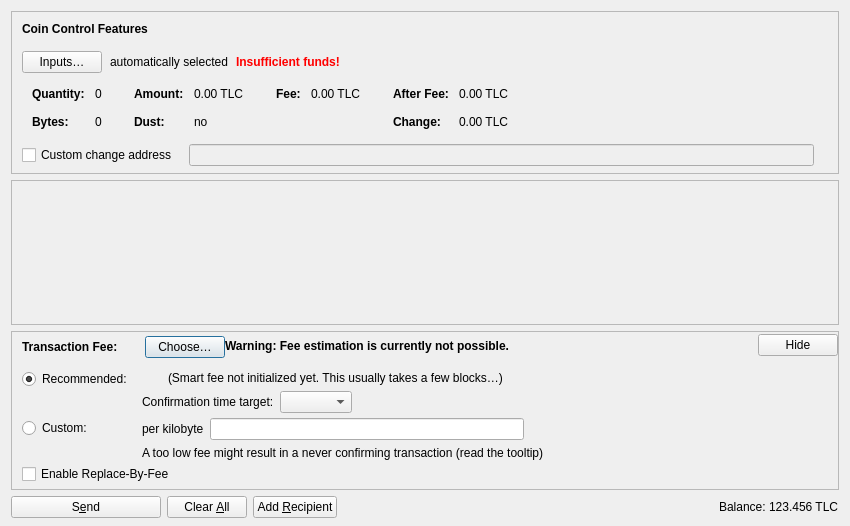
<?xml version="1.0" encoding="UTF-8"?>
<ui version="4.0">
 <class>SendCoinsDialog</class>
 <widget class="QDialog" name="SendCoinsDialog">
  <property name="geometry">
   <rect>
    <x>0</x>
    <y>0</y>
    <width>850</width>
    <height>526</height>
   </rect>
  </property>
  <property name="windowTitle">
   <string>Send Coins</string>
  </property>
  <layout class="QVBoxLayout" name="verticalLayout" stretch="0,1,0,0">
   <property name="bottomMargin">
    <number>8</number>
   </property>
   <item>
    <widget class="QFrame" name="frameCoinControl">
     <property name="sizePolicy">
      <sizepolicy hsizetype="Expanding" vsizetype="Expanding">
       <horstretch>0</horstretch>
       <verstretch>0</verstretch>
      </sizepolicy>
     </property>
     <property name="maximumSize">
      <size>
       <width>16777215</width>
       <height>16777215</height>
      </size>
     </property>
     <property name="frameShape">
      <enum>QFrame::StyledPanel</enum>
     </property>
     <property name="frameShadow">
      <enum>QFrame::Sunken</enum>
     </property>
     <layout class="QVBoxLayout" name="verticalLayoutCoinControl2">
      <property name="spacing">
       <number>0</number>
      </property>
      <property name="leftMargin">
       <number>0</number>
      </property>
      <property name="topMargin">
       <number>0</number>
      </property>
      <property name="rightMargin">
       <number>0</number>
      </property>
      <property name="bottomMargin">
       <number>6</number>
      </property>
      <item>
       <layout class="QVBoxLayout" name="verticalLayoutCoinControl" stretch="0,0,0,0,1">
        <property name="spacing">
         <number>0</number>
        </property>
        <property name="leftMargin">
         <number>10</number>
        </property>
        <property name="topMargin">
         <number>10</number>
        </property>
        <item>
         <layout class="QHBoxLayout" name="horizontalLayoutCoinControl1">
          <property name="bottomMargin">
           <number>15</number>
          </property>
          <item>
           <widget class="QLabel" name="labelCoinControlFeatures">
            <property name="sizePolicy">
             <sizepolicy hsizetype="Preferred" vsizetype="Maximum">
              <horstretch>0</horstretch>
              <verstretch>0</verstretch>
             </sizepolicy>
            </property>
            <property name="font">
             <font>
              <weight>75</weight>
              <bold>true</bold>
             </font>
            </property>
            <property name="styleSheet">
             <string notr="true">font-weight:bold;</string>
            </property>
            <property name="text">
             <string>Coin Control Features</string>
            </property>
           </widget>
          </item>
         </layout>
        </item>
        <item>
         <layout class="QHBoxLayout" name="horizontalLayoutCoinControl2" stretch="0,0,0,0">
          <property name="spacing">
           <number>8</number>
          </property>
          <property name="bottomMargin">
           <number>10</number>
          </property>
          <item>
           <widget class="QPushButton" name="pushButtonCoinControl">
            <property name="styleSheet">
             <string notr="true"/>
            </property>
            <property name="text">
             <string>Inputs…</string>
            </property>
            <property name="autoDefault">
             <bool>false</bool>
            </property>
           </widget>
          </item>
          <item>
           <widget class="QLabel" name="labelCoinControlAutomaticallySelected">
            <property name="text">
             <string>automatically selected</string>
            </property>
            <property name="margin">
             <number>5</number>
            </property>
           </widget>
          </item>
          <item>
           <widget class="QLabel" name="labelCoinControlInsuffFunds">
            <property name="font">
             <font>
              <weight>75</weight>
              <bold>true</bold>
             </font>
            </property>
            <property name="styleSheet">
             <string notr="true">color:red;font-weight:bold;</string>
            </property>
            <property name="text">
             <string>Insufficient funds!</string>
            </property>
            <property name="margin">
             <number>5</number>
            </property>
           </widget>
          </item>
          <item>
           <spacer name="horizontalSpacerCoinControl">
            <property name="orientation">
             <enum>Qt::Horizontal</enum>
            </property>
            <property name="sizeHint" stdset="0">
             <size>
              <width>40</width>
              <height>1</height>
             </size>
            </property>
           </spacer>
          </item>
         </layout>
        </item>
        <item>
         <widget class="QWidget" name="widgetCoinControl" native="true">
          <property name="sizePolicy">
           <sizepolicy hsizetype="Preferred" vsizetype="Preferred">
            <horstretch>0</horstretch>
            <verstretch>0</verstretch>
           </sizepolicy>
          </property>
          <property name="minimumSize">
           <size>
            <width>0</width>
            <height>0</height>
           </size>
          </property>
          <property name="styleSheet">
           <string notr="true"/>
          </property>
          <layout class="QHBoxLayout" name="horizontalLayoutCoinControl5">
           <property name="leftMargin">
            <number>0</number>
           </property>
           <property name="topMargin">
            <number>0</number>
           </property>
           <property name="rightMargin">
            <number>0</number>
           </property>
           <property name="bottomMargin">
            <number>0</number>
           </property>
           <item>
            <layout class="QHBoxLayout" name="horizontalLayoutCoinControl3" stretch="0,0,0,1">
             <property name="spacing">
              <number>20</number>
             </property>
             <property name="topMargin">
              <number>0</number>
             </property>
             <property name="bottomMargin">
              <number>10</number>
             </property>
             <item>
              <layout class="QFormLayout" name="formLayoutCoinControl1">
               <property name="horizontalSpacing">
                <number>10</number>
               </property>
               <property name="verticalSpacing">
                <number>14</number>
               </property>
               <property name="leftMargin">
                <number>10</number>
               </property>
               <property name="topMargin">
                <number>4</number>
               </property>
               <property name="rightMargin">
                <number>6</number>
               </property>
               <item row="0" column="0">
                <widget class="QLabel" name="labelCoinControlQuantityText">
                 <property name="font">
                  <font>
                   <weight>75</weight>
                   <bold>true</bold>
                  </font>
                 </property>
                 <property name="text">
                  <string>Quantity:</string>
                 </property>
                 <property name="margin">
                  <number>0</number>
                 </property>
                </widget>
               </item>
               <item row="0" column="1">
                <widget class="QLabel" name="labelCoinControlQuantity">
                 <property name="cursor">
                  <cursorShape>IBeamCursor</cursorShape>
                 </property>
                 <property name="contextMenuPolicy">
                  <enum>Qt::ActionsContextMenu</enum>
                 </property>
                 <property name="text">
                  <string notr="true">0</string>
                 </property>
                 <property name="margin">
                  <number>0</number>
                 </property>
                 <property name="textInteractionFlags">
                  <set>Qt::LinksAccessibleByMouse|Qt::TextSelectableByKeyboard|Qt::TextSelectableByMouse</set>
                 </property>
                </widget>
               </item>
               <item row="1" column="0">
                <widget class="QLabel" name="labelCoinControlBytesText">
                 <property name="font">
                  <font>
                   <weight>75</weight>
                   <bold>true</bold>
                  </font>
                 </property>
                 <property name="text">
                  <string>Bytes:</string>
                 </property>
                </widget>
               </item>
               <item row="1" column="1">
                <widget class="QLabel" name="labelCoinControlBytes">
                 <property name="cursor">
                  <cursorShape>IBeamCursor</cursorShape>
                 </property>
                 <property name="contextMenuPolicy">
                  <enum>Qt::ActionsContextMenu</enum>
                 </property>
                 <property name="text">
                  <string notr="true">0</string>
                 </property>
                 <property name="textInteractionFlags">
                  <set>Qt::LinksAccessibleByMouse|Qt::TextSelectableByKeyboard|Qt::TextSelectableByMouse</set>
                 </property>
                </widget>
               </item>
              </layout>
             </item>
             <item>
              <layout class="QFormLayout" name="formLayoutCoinControl2">
               <property name="horizontalSpacing">
                <number>10</number>
               </property>
               <property name="verticalSpacing">
                <number>14</number>
               </property>
               <property name="leftMargin">
                <number>6</number>
               </property>
               <property name="topMargin">
                <number>4</number>
               </property>
               <property name="rightMargin">
                <number>6</number>
               </property>
               <item row="0" column="0">
                <widget class="QLabel" name="labelCoinControlAmountText">
                 <property name="font">
                  <font>
                   <weight>75</weight>
                   <bold>true</bold>
                  </font>
                 </property>
                 <property name="text">
                  <string>Amount:</string>
                 </property>
                 <property name="margin">
                  <number>0</number>
                 </property>
                </widget>
               </item>
               <item row="0" column="1">
                <widget class="QLabel" name="labelCoinControlAmount">
                 <property name="cursor">
                  <cursorShape>IBeamCursor</cursorShape>
                 </property>
                 <property name="contextMenuPolicy">
                  <enum>Qt::ActionsContextMenu</enum>
                 </property>
                 <property name="text">
                  <string notr="true">0.00 TLC</string>
                 </property>
                 <property name="textInteractionFlags">
                  <set>Qt::LinksAccessibleByMouse|Qt::TextSelectableByKeyboard|Qt::TextSelectableByMouse</set>
                 </property>
                </widget>
               </item>
               <item row="1" column="0">
                <widget class="QLabel" name="labelCoinControlLowOutputText">
                 <property name="font">
                  <font>
                   <weight>75</weight>
                   <bold>true</bold>
                  </font>
                 </property>
                 <property name="text">
                  <string>Dust:</string>
                 </property>
                </widget>
               </item>
               <item row="1" column="1">
                <widget class="QLabel" name="labelCoinControlLowOutput">
                 <property name="cursor">
                  <cursorShape>IBeamCursor</cursorShape>
                 </property>
                 <property name="contextMenuPolicy">
                  <enum>Qt::ActionsContextMenu</enum>
                 </property>
                 <property name="text">
                  <string notr="true">no</string>
                 </property>
                 <property name="textInteractionFlags">
                  <set>Qt::LinksAccessibleByMouse|Qt::TextSelectableByKeyboard|Qt::TextSelectableByMouse</set>
                 </property>
                </widget>
               </item>
              </layout>
             </item>
             <item>
              <layout class="QFormLayout" name="formLayoutCoinControl3">
               <property name="horizontalSpacing">
                <number>10</number>
               </property>
               <property name="verticalSpacing">
                <number>14</number>
               </property>
               <property name="leftMargin">
                <number>6</number>
               </property>
               <property name="topMargin">
                <number>4</number>
               </property>
               <property name="rightMargin">
                <number>6</number>
               </property>
               <item row="0" column="0">
                <widget class="QLabel" name="labelCoinControlFeeText">
                 <property name="font">
                  <font>
                   <weight>75</weight>
                   <bold>true</bold>
                  </font>
                 </property>
                 <property name="text">
                  <string>Fee:</string>
                 </property>
                 <property name="margin">
                  <number>0</number>
                 </property>
                </widget>
               </item>
               <item row="0" column="1">
                <widget class="QLabel" name="labelCoinControlFee">
                 <property name="cursor">
                  <cursorShape>IBeamCursor</cursorShape>
                 </property>
                 <property name="contextMenuPolicy">
                  <enum>Qt::ActionsContextMenu</enum>
                 </property>
                 <property name="text">
                  <string notr="true">0.00 TLC</string>
                 </property>
                 <property name="textInteractionFlags">
                  <set>Qt::LinksAccessibleByMouse|Qt::TextSelectableByKeyboard|Qt::TextSelectableByMouse</set>
                 </property>
                </widget>
               </item>
              </layout>
             </item>
             <item>
              <layout class="QFormLayout" name="formLayoutCoinControl4">
               <property name="horizontalSpacing">
                <number>10</number>
               </property>
               <property name="verticalSpacing">
                <number>14</number>
               </property>
               <property name="leftMargin">
                <number>6</number>
               </property>
               <property name="topMargin">
                <number>4</number>
               </property>
               <property name="rightMargin">
                <number>6</number>
               </property>
               <item row="0" column="0">
                <widget class="QLabel" name="labelCoinControlAfterFeeText">
                 <property name="font">
                  <font>
                   <weight>75</weight>
                   <bold>true</bold>
                  </font>
                 </property>
                 <property name="text">
                  <string>After Fee:</string>
                 </property>
                 <property name="margin">
                  <number>0</number>
                 </property>
                </widget>
               </item>
               <item row="0" column="1">
                <widget class="QLabel" name="labelCoinControlAfterFee">
                 <property name="cursor">
                  <cursorShape>IBeamCursor</cursorShape>
                 </property>
                 <property name="contextMenuPolicy">
                  <enum>Qt::ActionsContextMenu</enum>
                 </property>
                 <property name="text">
                  <string notr="true">0.00 TLC</string>
                 </property>
                 <property name="textInteractionFlags">
                  <set>Qt::LinksAccessibleByMouse|Qt::TextSelectableByKeyboard|Qt::TextSelectableByMouse</set>
                 </property>
                </widget>
               </item>
               <item row="1" column="0">
                <widget class="QLabel" name="labelCoinControlChangeText">
                 <property name="font">
                  <font>
                   <weight>75</weight>
                   <bold>true</bold>
                  </font>
                 </property>
                 <property name="text">
                  <string>Change:</string>
                 </property>
                </widget>
               </item>
               <item row="1" column="1">
                <widget class="QLabel" name="labelCoinControlChange">
                 <property name="cursor">
                  <cursorShape>IBeamCursor</cursorShape>
                 </property>
                 <property name="contextMenuPolicy">
                  <enum>Qt::ActionsContextMenu</enum>
                 </property>
                 <property name="text">
                  <string notr="true">0.00 TLC</string>
                 </property>
                 <property name="textInteractionFlags">
                  <set>Qt::LinksAccessibleByMouse|Qt::TextSelectableByKeyboard|Qt::TextSelectableByMouse</set>
                 </property>
                </widget>
               </item>
              </layout>
             </item>
            </layout>
           </item>
          </layout>
         </widget>
        </item>
        <item>
         <layout class="QHBoxLayout" name="horizontalLayoutCoinControl4" stretch="0,0,0">
          <property name="spacing">
           <number>12</number>
          </property>
          <property name="sizeConstraint">
           <enum>QLayout::SetDefaultConstraint</enum>
          </property>
          <property name="topMargin">
           <number>5</number>
          </property>
          <property name="rightMargin">
           <number>5</number>
          </property>
          <item>
           <widget class="QCheckBox" name="checkBoxCoinControlChange">
            <property name="toolTip">
             <string>If this is activated, but the change address is empty or invalid, change will be sent to a newly generated address.</string>
            </property>
            <property name="text">
             <string>Custom change address</string>
            </property>
           </widget>
          </item>
          <item>
           <widget class="QValidatedLineEdit" name="lineEditCoinControlChange">
            <property name="enabled">
             <bool>false</bool>
            </property>
            <property name="sizePolicy">
             <sizepolicy hsizetype="Expanding" vsizetype="Fixed">
              <horstretch>0</horstretch>
              <verstretch>0</verstretch>
             </sizepolicy>
            </property>
           </widget>
          </item>
          <item>
           <widget class="QLabel" name="labelCoinControlChangeLabel">
            <property name="sizePolicy">
             <sizepolicy hsizetype="Preferred" vsizetype="Expanding">
              <horstretch>0</horstretch>
              <verstretch>0</verstretch>
             </sizepolicy>
            </property>
            <property name="minimumSize">
             <size>
              <width>0</width>
              <height>0</height>
             </size>
            </property>
            <property name="text">
             <string/>
            </property>
            <property name="margin">
             <number>3</number>
            </property>
           </widget>
          </item>
         </layout>
        </item>
        <item>
         <spacer name="verticalSpacerCoinControl">
          <property name="orientation">
           <enum>Qt::Vertical</enum>
          </property>
          <property name="sizeHint" stdset="0">
           <size>
            <width>800</width>
            <height>1</height>
           </size>
          </property>
         </spacer>
        </item>
       </layout>
      </item>
     </layout>
    </widget>
   </item>
   <item>
    <widget class="QScrollArea" name="scrollArea">
     <property name="widgetResizable">
      <bool>true</bool>
     </property>
     <widget class="QWidget" name="scrollAreaWidgetContents">
      <property name="geometry">
       <rect>
        <x>0</x>
        <y>0</y>
        <width>830</width>
        <height>104</height>
       </rect>
      </property>
      <layout class="QVBoxLayout" name="verticalLayout_2" stretch="0,1">
       <property name="leftMargin">
        <number>0</number>
       </property>
       <property name="topMargin">
        <number>0</number>
       </property>
       <property name="rightMargin">
        <number>0</number>
       </property>
       <property name="bottomMargin">
        <number>0</number>
       </property>
       <item>
        <layout class="QVBoxLayout" name="entries">
         <property name="spacing">
          <number>6</number>
         </property>
        </layout>
       </item>
       <item>
        <spacer name="verticalSpacer">
         <property name="orientation">
          <enum>Qt::Vertical</enum>
         </property>
         <property name="sizeHint" stdset="0">
          <size>
           <width>20</width>
           <height>40</height>
          </size>
         </property>
        </spacer>
       </item>
      </layout>
     </widget>
    </widget>
   </item>
   <item>
    <widget class="QFrame" name="frameFee">
     <property name="sizePolicy">
      <sizepolicy hsizetype="Expanding" vsizetype="Expanding">
       <horstretch>0</horstretch>
       <verstretch>0</verstretch>
      </sizepolicy>
     </property>
     <property name="maximumSize">
      <size>
       <width>16777215</width>
       <height>16777215</height>
      </size>
     </property>
     <property name="frameShape">
      <enum>QFrame::StyledPanel</enum>
     </property>
     <property name="frameShadow">
      <enum>QFrame::Sunken</enum>
     </property>
     <layout class="QVBoxLayout" name="verticalLayoutFee1">
      <property name="spacing">
       <number>0</number>
      </property>
      <property name="leftMargin">
       <number>0</number>
      </property>
      <property name="topMargin">
       <number>0</number>
      </property>
      <property name="rightMargin">
       <number>0</number>
      </property>
      <property name="bottomMargin">
       <number>0</number>
      </property>
      <item>
       <layout class="QVBoxLayout" name="verticalLayoutFee2" stretch="0,0,0">
        <property name="spacing">
         <number>0</number>
        </property>
        <property name="leftMargin">
         <number>10</number>
        </property>
        <property name="topMargin">
         <number>0</number>
        </property>
        <item>
         <layout class="QHBoxLayout" name="horizontalLayoutFee1">
          <property name="bottomMargin">
           <number>0</number>
          </property>
          <item>
           <layout class="QVBoxLayout" name="verticalLayoutFee7">
            <property name="spacing">
             <number>0</number>
            </property>
            <item>
             <spacer name="verticalSpacerSmartFee">
              <property name="orientation">
               <enum>Qt::Vertical</enum>
              </property>
              <property name="sizeType">
               <enum>QSizePolicy::Fixed</enum>
              </property>
              <property name="sizeHint" stdset="0">
               <size>
                <width>1</width>
                <height>4</height>
               </size>
              </property>
             </spacer>
            </item>
            <item>
             <layout class="QHBoxLayout" name="horizontalLayoutSmartFee">
              <property name="spacing">
               <number>10</number>
              </property>
              <item>
               <widget class="QLabel" name="labelFeeHeadline">
                <property name="sizePolicy">
                 <sizepolicy hsizetype="Preferred" vsizetype="Maximum">
                  <horstretch>0</horstretch>
                  <verstretch>0</verstretch>
                 </sizepolicy>
                </property>
                <property name="font">
                 <font>
                  <weight>75</weight>
                  <bold>true</bold>
                 </font>
                </property>
                <property name="styleSheet">
                 <string notr="true">font-weight:bold;</string>
                </property>
                <property name="text">
                 <string>Transaction Fee:</string>
                </property>
               </widget>
              </item>
              <item>
               <widget class="QLabel" name="labelFeeMinimized">
                <property name="text">
                 <string/>
                </property>
               </widget>
              </item>
              <item>
               <widget class="QPushButton" name="buttonChooseFee">
                <property name="text">
                 <string>Choose…</string>
                </property>
               </widget>
              </item>
             </layout>
            </item>
            <item>
             <spacer name="verticalSpacer_5">
              <property name="orientation">
               <enum>Qt::Vertical</enum>
              </property>
              <property name="sizeHint" stdset="0">
               <size>
                <width>1</width>
                <height>1</height>
               </size>
              </property>
             </spacer>
            </item>
           </layout>
          </item>
          <item>
           <widget class="QLabel" name="fallbackFeeWarningLabel">
            <property name="toolTip">
             <string>Using the fallbackfee can result in sending a transaction that will take several hours or days (or never) to confirm. Consider choosing your fee manually or wait until you have validated the complete chain.</string>
            </property>
            <property name="font">
            <font>
                <weight>75</weight>
                <bold>true</bold>
            </font>
            </property>
            <property name="text">
             <string>Warning: Fee estimation is currently not possible.</string>
            </property>
            <property name="wordWrap">
             <bool>false</bool>
            </property>
           </widget>
          </item>
          <item>
           <spacer name="horizontalSpacer_4">
            <property name="orientation">
             <enum>Qt::Horizontal</enum>
            </property>
            <property name="sizeType">
             <enum>QSizePolicy::MinimumExpanding</enum>
            </property>
            <property name="sizeHint" stdset="0">
             <size>
              <width>40</width>
              <height>20</height>
             </size>
            </property>
           </spacer>
          </item>
          <item>
           <widget class="QPushButton" name="buttonMinimizeFee">
            <property name="toolTip">
             <string>Hide transaction fee settings</string>
            </property>
            <property name="text">
             <string>Hide</string>
            </property>
           </widget>
          </item>
         </layout>
        </item>
        <item>
         <widget class="QFrame" name="frameFeeSelection">
          <layout class="QVBoxLayout" name="verticalLayoutFee12">
           <property name="spacing">
            <number>0</number>
           </property>
           <property name="leftMargin">
            <number>0</number>
           </property>
           <property name="topMargin">
            <number>0</number>
           </property>
           <property name="rightMargin">
            <number>0</number>
           </property>
           <property name="bottomMargin">
            <number>0</number>
           </property>
           <item>
            <layout class="QGridLayout" name="gridLayoutFee">
             <property name="topMargin">
              <number>10</number>
             </property>
             <property name="bottomMargin">
              <number>4</number>
             </property>
             <property name="horizontalSpacing">
              <number>10</number>
             </property>
             <property name="verticalSpacing">
              <number>4</number>
             </property>
             <item row="1" column="1">
              <layout class="QVBoxLayout" name="verticalLayoutFee8">
               <property name="spacing">
                <number>6</number>
               </property>
               <item>
                <layout class="QHBoxLayout" name="horizontalLayoutFee13">
                 <item>
                  <widget class="QLabel" name="labelCustomPerKilobyte">
                   <property name="toolTip">
                    <string>Specify a custom fee per kB (1,000 bytes) of the transaction's virtual size.

Note:  Since the fee is calculated on a per-byte basis, a fee rate of "100 satoshis per kvB" for a transaction size of 500 virtual bytes (half of 1 kvB) would ultimately yield a fee of only 50 satoshis.</string>
                   </property>
                   <property name="text">
                    <string>per kilobyte</string>
                   </property>
                  </widget>
                 </item>
                 <item>
                  <widget class="TechcoinAmountField" name="customFee"/>
                 </item>
                 <item>
                  <spacer name="horizontalSpacer_6">
                   <property name="orientation">
                    <enum>Qt::Horizontal</enum>
                   </property>
                   <property name="sizeHint" stdset="0">
                    <size>
                     <width>1</width>
                     <height>1</height>
                    </size>
                   </property>
                  </spacer>
                 </item>
                </layout>
               </item>
               <item>
                <layout class="QHBoxLayout" name="horizontalLayoutFee8">
                 <item>
                  <widget class="QLabel" name="labelCustomFeeWarning">
                   <property name="enabled">
                    <bool>true</bool>
                   </property>
                   <property name="toolTip">
                    <string>When there is less transaction volume than space in the blocks, miners as well as relaying nodes may enforce a minimum fee. Paying only this minimum fee is just fine, but be aware that this can result in a never confirming transaction once there is more demand for techcoin transactions than the network can process.</string>
                   </property>
                   <property name="text">
                    <string>A too low fee might result in a never confirming transaction (read the tooltip)</string>
                   </property>
                  </widget>
                 </item>
                 <item>
                  <spacer name="horizontalSpacer_2">
                   <property name="orientation">
                    <enum>Qt::Horizontal</enum>
                   </property>
                   <property name="sizeHint" stdset="0">
                    <size>
                     <width>1</width>
                     <height>1</height>
                    </size>
                   </property>
                  </spacer>
                 </item>
                </layout>
               </item>
              </layout>
             </item>
             <item row="0" column="0">
              <layout class="QVBoxLayout" name="verticalLayoutFee4" stretch="0,1">
               <item>
                <widget class="QRadioButton" name="radioSmartFee">
                 <property name="text">
                  <string>Recommended:</string>
                 </property>
                 <property name="checked">
                  <bool>true</bool>
                 </property>
                 <attribute name="buttonGroup">
                  <string notr="true">groupFee</string>
                 </attribute>
                </widget>
               </item>
               <item>
                <spacer name="verticalSpacer_2">
                 <property name="orientation">
                  <enum>Qt::Vertical</enum>
                 </property>
                 <property name="sizeHint" stdset="0">
                  <size>
                   <width>1</width>
                   <height>1</height>
                  </size>
                 </property>
                </spacer>
               </item>
              </layout>
             </item>
             <item row="1" column="0">
              <layout class="QVBoxLayout" name="verticalLayoutFee9" stretch="0,1">
               <item>
                <widget class="QRadioButton" name="radioCustomFee">
                 <property name="text">
                  <string>Custom:</string>
                 </property>
                 <attribute name="buttonGroup">
                  <string notr="true">groupFee</string>
                 </attribute>
                </widget>
               </item>
               <item>
                <spacer name="verticalSpacer_6">
                 <property name="orientation">
                  <enum>Qt::Vertical</enum>
                 </property>
                 <property name="sizeHint" stdset="0">
                  <size>
                   <width>1</width>
                   <height>1</height>
                  </size>
                 </property>
                </spacer>
               </item>
              </layout>
             </item>
             <item row="0" column="1">
              <layout class="QVBoxLayout" name="verticalLayoutFee3" stretch="0,0,1">
               <property name="spacing">
                <number>6</number>
               </property>
               <property name="topMargin">
                <number>2</number>
               </property>
               <item>
                <layout class="QHBoxLayout" name="horizontalLayoutFee12">
                 <item>
                  <widget class="QLabel" name="labelSmartFee">
                   <property name="text">
                    <string/>
                   </property>
                  </widget>
                 </item>
                 <item>
                  <widget class="QLabel" name="labelFeeEstimation">
                   <property name="text">
                    <string/>
                   </property>
                  </widget>
                 </item>
                 <item>
                  <widget class="QLabel" name="labelSmartFee2">
                   <property name="text">
                    <string>(Smart fee not initialized yet. This usually takes a few blocks…)</string>
                   </property>
                  </widget>
                 </item>
                 <item>
                  <spacer name="horizontalSpacer_5">
                   <property name="orientation">
                    <enum>Qt::Horizontal</enum>
                   </property>
                   <property name="sizeHint" stdset="0">
                    <size>
                     <width>1</width>
                     <height>1</height>
                    </size>
                   </property>
                  </spacer>
                 </item>
                </layout>
               </item>
               <item>
                <layout class="QHBoxLayout" name="horizontalLayoutFee9">
                 <item>
                  <layout class="QVBoxLayout" name="verticalLayoutFee6">
                   <item>
                    <widget class="QLabel" name="labelSmartFee3">
                     <property name="text">
                      <string>Confirmation time target:</string>
                     </property>
                    </widget>
                   </item>
                  </layout>
                 </item>
                 <item>
                  <layout class="QVBoxLayout" name="verticalLayoutFee5">
                   <property name="rightMargin">
                    <number>30</number>
                   </property>
                   <item>
                    <layout class="QHBoxLayout" name="horizontalLayoutConfTarget">
                     <property name="bottomMargin">
                      <number>0</number>
                     </property>
                     <item>
                      <widget class="QComboBox" name="confTargetSelector"/>
                     </item>
                     <item>
                      <spacer name="horizontalSpacerConfTarget">
                       <property name="orientation">
                        <enum>Qt::Horizontal</enum>
                       </property>
                       <property name="sizeHint" stdset="0">
                        <size>
                         <width>40</width>
                         <height>20</height>
                        </size>
                       </property>
                      </spacer>
                     </item>
                    </layout>
                   </item>
                  </layout>
                 </item>
                </layout>
               </item>
               <item>
                <spacer name="verticalSpacer_4">
                 <property name="orientation">
                  <enum>Qt::Vertical</enum>
                 </property>
                 <property name="sizeHint" stdset="0">
                  <size>
                   <width>1</width>
                   <height>1</height>
                  </size>
                 </property>
                </spacer>
               </item>
              </layout>
             </item>
            </layout>
           </item>
           <item>
            <widget class="QCheckBox" name="optInRBF">
             <property name="text">
              <string>Enable Replace-By-Fee</string>
             </property>
             <property name="toolTip">
              <string>With Replace-By-Fee (BIP-125) you can increase a transaction's fee after it is sent. Without this, a higher fee may be recommended to compensate for increased transaction delay risk.</string>
             </property>
            </widget>
           </item>
          </layout>
         </widget>
        </item>
        <item>
         <spacer name="verticalSpacerFee">
          <property name="orientation">
           <enum>Qt::Vertical</enum>
          </property>
          <property name="sizeHint" stdset="0">
           <size>
            <width>40</width>
            <height>5</height>
           </size>
          </property>
         </spacer>
        </item>
       </layout>
      </item>
     </layout>
    </widget>
   </item>
   <item>
    <layout class="QHBoxLayout" name="horizontalLayout">
     <item>
      <widget class="QPushButton" name="sendButton">
       <property name="minimumSize">
        <size>
         <width>150</width>
         <height>0</height>
        </size>
       </property>
       <property name="toolTip">
        <string>Confirm the send action</string>
       </property>
       <property name="text">
        <string>S&amp;end</string>
       </property>
       <property name="icon">
        <iconset resource="../techcoin.qrc">
         <normaloff>:/icons/send</normaloff>:/icons/send</iconset>
       </property>
       <property name="autoDefault">
        <bool>false</bool>
       </property>
       <property name="default">
        <bool>false</bool>
       </property>
      </widget>
     </item>
     <item>
      <widget class="QPushButton" name="clearButton">
       <property name="sizePolicy">
        <sizepolicy hsizetype="Minimum" vsizetype="Fixed">
         <horstretch>0</horstretch>
         <verstretch>0</verstretch>
        </sizepolicy>
       </property>
       <property name="toolTip">
        <string>Clear all fields of the form.</string>
       </property>
       <property name="text">
        <string>Clear &amp;All</string>
       </property>
       <property name="icon">
        <iconset resource="../techcoin.qrc">
         <normaloff>:/icons/remove</normaloff>:/icons/remove</iconset>
       </property>
       <property name="autoDefault">
        <bool>false</bool>
       </property>
      </widget>
     </item>
     <item>
      <widget class="QPushButton" name="addButton">
       <property name="toolTip">
        <string>Send to multiple recipients at once</string>
       </property>
       <property name="text">
        <string>Add &amp;Recipient</string>
       </property>
       <property name="icon">
        <iconset resource="../techcoin.qrc">
         <normaloff>:/icons/add</normaloff>:/icons/add</iconset>
       </property>
       <property name="autoDefault">
        <bool>false</bool>
       </property>
      </widget>
     </item>
     <item>
      <spacer name="horizontalSpacer">
       <property name="orientation">
        <enum>Qt::Horizontal</enum>
       </property>
       <property name="sizeHint" stdset="0">
        <size>
         <width>40</width>
         <height>20</height>
        </size>
       </property>
      </spacer>
     </item>
     <item>
      <layout class="QHBoxLayout" name="horizontalLayout_2">
       <property name="spacing">
        <number>3</number>
       </property>
       <item>
        <widget class="QLabel" name="labelBalanceName">
         <property name="sizePolicy">
          <sizepolicy hsizetype="Preferred" vsizetype="Fixed">
           <horstretch>0</horstretch>
           <verstretch>0</verstretch>
          </sizepolicy>
         </property>
         <property name="text">
          <string>Balance:</string>
         </property>
        </widget>
       </item>
       <item>
        <widget class="QLabel" name="labelBalance">
         <property name="sizePolicy">
          <sizepolicy hsizetype="Preferred" vsizetype="Fixed">
           <horstretch>0</horstretch>
           <verstretch>0</verstretch>
          </sizepolicy>
         </property>
         <property name="cursor">
          <cursorShape>IBeamCursor</cursorShape>
         </property>
         <property name="text">
          <string notr="true">123.456 TLC</string>
         </property>
         <property name="textInteractionFlags">
          <set>Qt::LinksAccessibleByMouse|Qt::TextSelectableByKeyboard|Qt::TextSelectableByMouse</set>
         </property>
        </widget>
       </item>
      </layout>
     </item>
    </layout>
   </item>
  </layout>
 </widget>
 <customwidgets>
  <customwidget>
   <class>QValidatedLineEdit</class>
   <extends>QLineEdit</extends>
   <header>qt/qvalidatedlineedit.h</header>
  </customwidget>
  <customwidget>
   <class>TechcoinAmountField</class>
   <extends>QLineEdit</extends>
   <header>qt/techcoinamountfield.h</header>
   <container>1</container>
  </customwidget>
 </customwidgets>
 <resources>
  <include location="../techcoin.qrc"/>
 </resources>
 <connections/>
 <buttongroups>
  <buttongroup name="groupFee"/>
 </buttongroups>
</ui>
